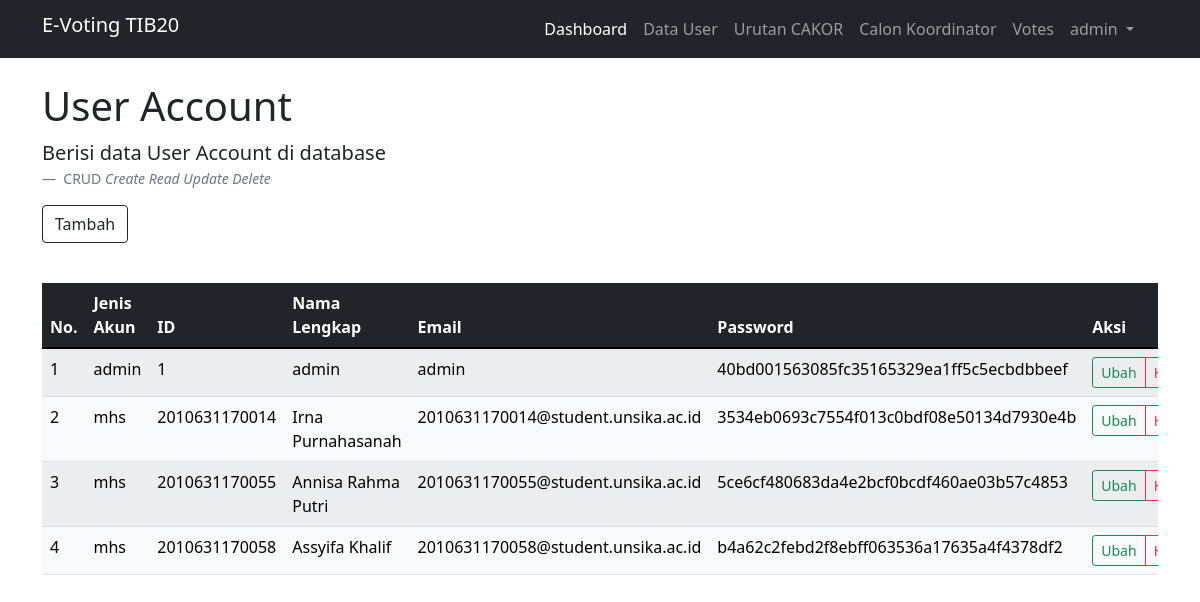
Page /EvotingKel7/back/index.php?page=user (signed in) on the committed database.
### tables this page shows
CREATE TABLE `user` (
  `id_usr` varchar(16) NOT NULL,
  `nm_usr` varchar(100) NOT NULL,
  `email` varchar(100) NOT NULL,
  `pass` varchar(255) NOT NULL,
  `jns_usr` enum('admin','mhs') NOT NULL
);

### EvotingKel7/back/user/index.php (the view, shortened to what this page needs)
<?php
        if($_SESSION['jns_usr'] == "admin"){
        ?>
<div class="row">
    <div class="col-md-12">
        <div class="d-flex justify-content-between">
            <figure>
                <h1>User Account</h1>
                <blockquote class="blockquote">
                    <p> Berisi data User Account di database</p>
                </blockquote>
                <figcaption class="blockquote-footer">
                    CRUD <cite title="Source Title">Create Read Update Delete</cite>
                </figcaption>
                <a href="index.php?page=user_create" class="btn btn btn-outline-dark">Tambah</a>
            </figure>
        </div>
        <br>
        <div class="table-responsive">
            <table class="table table-light table-striped">
                <thead>
                    <tr class="table-dark">
                        <th>No.</th>
                        <th>Jenis Akun</th>
                        <th>ID</th>
                        <th>Nama Lengkap</th>
                        <th>Email</th>
                        <th>Password</th>
                        <th>Aksi</th>
                    </tr>
                </thead>
                <tbody>
                    <?php
                        $query = mysqli_query($koneksi, "SELECT * FROM user");
                        $no = 1;
                        if (mysqli_num_rows($query) > 0) {
                            foreach ($query as $data){
                    ?>
                    <tr>
                        <td><?= $no++ ?></td>
                        <td><?= $data['jns_usr'] ?></td>
                        <td><?= $data['id_usr'] ?></td>
                        <td><?= $data['nm_usr'] ?></td>
                        <td><?= $data['email'] ?></td>
                        <td><?= $data['pass'] ?></td>
                        <td>
                            <div class="btn-group ">
                                <a href="index.php?page=user_edit&id=<?= $data['id_usr'] ?>"
                                    class="btn btn-sm btn-outline-success">Ubah</a>
                                <a href="index.php?page=user_delete&id=<?= $data['id_usr'] ?>"
                                    class="btn btn-sm btn btn-outline-danger"
                                    onclick="return confirm('Apakah anda yakin ingin menghapus data ini ?')">Hapus</a>
                            </div>
                        </td>
                    </tr>
                    <?php
                            }
                        }
                    ?>
                </tbody>
            </table>
        </div>
    </div>
</div>
<?php
    } else if($_SESSION['jns_usr'] == "mhs") {
?> <script>
window.location.href = 'index.php';
</script>
<?php
      }
       ?>

### rows in the picture
user: jns_usr "admin", id_usr "1", nm_usr "admin", email "admin", pass "40bd001563085fc35165329ea1ff5c5ecbdbbeef"
user: jns_usr "mhs", id_usr "2010631170014", nm_usr "Irna Purnahasanah", email "2010631170014@student.unsika.ac.id", pass "3534eb0693c7554f013c0bdf08e50134d7930e4b"
user: jns_usr "mhs", id_usr "2010631170055", nm_usr "Annisa Rahma Putri", email "2010631170055@student.unsika.ac.id", pass "5ce6cf480683da4e2bcf0bcdf460ae03b57c4853"
user: jns_usr "mhs", id_usr "2010631170058", nm_usr "Assyifa Khalif", email "2010631170058@student.unsika.ac.id", pass "b4a62c2febd2f8ebff063536a17635a4f4378df2"

### other values in the picture
$_SESSION['nm_usr'] "admin"
